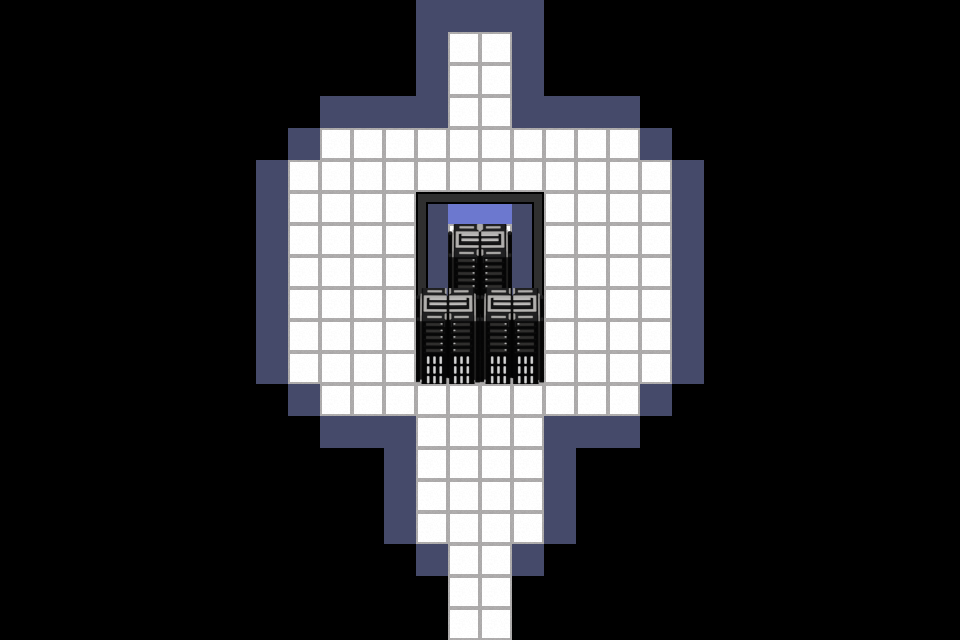

A 2D game scene composited from a Tiled map and its tileset images. What follows is a short description and the map's XML, with every tile layer's data as written:
An orthogonal 30x20 tile map with 32x32 px tiles, 3 tile layers (Wall, Floors, Inner Wall), 2 tilesets and 11 objects (Treasure 1, Treasure 2, Treasure 3, Guard 1, Guard 2, ...).

<map version="1.10" tiledversion="1.10.0" orientation="orthogonal" renderorder="right-down" width="30" height="20" tilewidth="32" tileheight="32" infinite="0" nextlayerid="25" nextobjectid="66">
 <editorsettings>
  <export target="example.tilemap.json" format="json" />
 </editorsettings>
 <tileset firstgid="1" source="example_tileset.tsx" />
 <tileset firstgid="561" source="assest.tsx" />
 <layer id="15" name="Wall" width="30" height="20">
  <data encoding="csv">
0,0,0,0,0,0,0,0,0,0,0,0,0,618,618,618,618,0,0,0,0,0,0,0,0,0,0,0,0,0,
0,0,0,0,0,0,0,0,0,0,0,0,0,618,0,0,618,0,0,0,0,0,0,0,0,0,0,0,0,0,
0,0,0,0,0,0,0,0,0,0,0,0,0,618,0,0,618,0,0,0,0,0,0,0,0,0,0,0,0,0,
0,0,0,0,0,0,0,0,0,0,618,618,618,618,0,0,618,618,618,618,0,0,0,0,0,0,0,0,0,0,
0,0,0,0,0,0,0,0,0,618,0,0,0,0,0,0,0,0,0,0,618,0,0,0,0,0,0,0,0,0,
0,0,0,0,0,0,0,0,618,0,0,0,0,0,0,0,0,0,0,0,0,618,0,0,0,0,0,0,0,0,
0,0,0,0,0,0,0,0,618,0,0,0,0,0,0,0,0,0,0,0,0,618,0,0,0,0,0,0,0,0,
0,0,0,0,0,0,0,0,618,0,0,0,0,0,0,0,0,0,0,0,0,618,0,0,0,0,0,0,0,0,
0,0,0,0,0,0,0,0,618,0,0,0,0,0,0,0,0,0,0,0,0,618,0,0,0,0,0,0,0,0,
0,0,0,0,0,0,0,0,618,0,0,0,0,0,0,0,0,0,0,0,0,618,0,0,0,0,0,0,0,0,
0,0,0,0,0,0,0,0,618,0,0,0,0,0,0,0,0,0,0,0,0,618,0,0,0,0,0,0,0,0,
0,0,0,0,0,0,0,0,618,0,0,0,0,0,0,0,0,0,0,0,0,618,0,0,0,0,0,0,0,0,
0,0,0,0,0,0,0,0,0,618,0,0,0,0,0,0,0,0,0,0,618,0,0,0,0,0,0,0,0,0,
0,0,0,0,0,0,0,0,0,0,618,618,618,0,0,0,0,618,618,618,0,0,0,0,0,0,0,0,0,0,
0,0,0,0,0,0,0,0,0,0,0,0,618,0,0,0,0,618,0,0,0,0,0,0,0,0,0,0,0,0,
0,0,0,0,0,0,0,0,0,0,0,0,618,0,0,0,0,618,0,0,0,0,0,0,0,0,0,0,0,0,
0,0,0,0,0,0,0,0,0,0,0,0,618,0,0,0,0,618,0,0,0,0,0,0,0,0,0,0,0,0,
0,0,0,0,0,0,0,0,0,0,0,0,0,618,618,618,618,0,0,0,0,0,0,0,0,0,0,0,0,0,
0,0,0,0,0,0,0,0,0,0,0,0,0,0,0,0,0,0,0,0,0,0,0,0,0,0,0,0,0,0,
0,0,0,0,0,0,0,0,0,0,0,0,0,0,0,0,0,0,0,0,0,0,0,0,0,0,0,0,0,0
</data>
 </layer>
 <layer id="16" name="Floors" width="30" height="20">
  <data encoding="csv">
0,0,0,0,0,0,0,0,0,0,0,0,0,0,0,0,0,0,0,0,0,0,0,0,0,0,0,0,0,0,
0,0,0,0,0,0,0,0,0,0,0,0,0,0,627,627,0,0,0,0,0,0,0,0,0,0,0,0,0,0,
0,0,0,0,0,0,0,0,0,0,0,0,0,0,627,627,0,0,0,0,0,0,0,0,0,0,0,0,0,0,
0,0,0,0,0,0,0,0,0,0,0,0,0,0,627,627,0,0,0,0,0,0,0,0,0,0,0,0,0,0,
0,0,0,0,0,0,0,0,0,0,627,627,627,627,627,627,627,627,627,627,0,0,0,0,0,0,0,0,0,0,
0,0,0,0,0,0,0,0,0,627,627,627,627,627,627,627,627,627,627,627,627,0,0,0,0,0,0,0,0,0,
0,0,0,0,0,0,0,0,0,627,627,627,627,627,627,627,627,627,627,627,627,0,0,0,0,0,0,0,0,0,
0,0,0,0,0,0,0,0,0,627,627,627,627,627,627,627,627,627,627,627,627,0,0,0,0,0,0,0,0,0,
0,0,0,0,0,0,0,0,0,627,627,627,627,627,627,627,627,627,627,627,627,0,0,0,0,0,0,0,0,0,
0,0,0,0,0,0,0,0,0,627,627,627,627,627,627,627,627,627,627,627,627,0,0,0,0,0,0,0,0,0,
0,0,0,0,0,0,0,0,0,627,627,627,627,627,627,627,627,627,627,627,627,0,0,0,0,0,0,0,0,0,
0,0,0,0,0,0,0,0,0,627,627,627,627,627,627,627,627,627,627,627,627,0,0,0,0,0,0,0,0,0,
0,0,0,0,0,0,0,0,0,0,627,627,627,627,627,627,627,627,627,627,0,0,0,0,0,0,0,0,0,0,
0,0,0,0,0,0,0,0,0,0,0,0,0,627,627,627,627,0,0,0,0,0,0,0,0,0,0,0,0,0,
0,0,0,0,0,0,0,0,0,0,0,0,0,627,627,627,627,0,0,0,0,0,0,0,0,0,0,0,0,0,
0,0,0,0,0,0,0,0,0,0,0,0,0,627,627,627,627,0,0,0,0,0,0,0,0,0,0,0,0,0,
0,0,0,0,0,0,0,0,0,0,0,0,0,627,627,627,627,0,0,0,0,0,0,0,0,0,0,0,0,0,
0,0,0,0,0,0,0,0,0,0,0,0,0,0,627,627,0,0,0,0,0,0,0,0,0,0,0,0,0,0,
0,0,0,0,0,0,0,0,0,0,0,0,0,0,627,627,0,0,0,0,0,0,0,0,0,0,0,0,0,0,
0,0,0,0,0,0,0,0,0,0,0,0,0,0,627,627,0,0,0,0,0,0,0,0,0,0,0,0,0,0
</data>
 </layer>
 <objectgroup id="17" name="Treasure">
  <object id="63" name="Treasure 1" x="459.078" y="48.0323">
   <point />
  </object>
  <object id="64" name="Treasure 2" x="303.897" y="169.037">
   <point />
  </object>
  <object id="65" name="Treasure 3" x="605.023" y="236.467">
   <point />
  </object>
 </objectgroup>
 <objectgroup id="21" name="Guard Vision" />
 <objectgroup id="22" name="Guards">
  <object id="57" name="Guard 1" x="607.794" y="155.181">
   <point />
  </object>
  <object id="58" name="Guard 2" x="354.7" y="395.343">
   <point />
  </object>
 </objectgroup>
 <objectgroup id="23" name="Pathing">
  <object id="59" name="Guard2Path" x="352.853" y="382.411" width="253.093" height="31.4058" />
  <object id="60" name="Guard Path1" x="342.692" y="140.402" width="259.559" height="38.7953" />
 </objectgroup>
 <objectgroup id="20" name="PlayerStartPosition">
  <object id="54" name="PlayerStartPos" x="478.476" y="508.958">
   <point />
  </object>
 </objectgroup>
 <objectgroup id="19" name="Light">
  <object id="55" name="Light1" x="355.624" y="182.892">
   <properties>
    <property name="radius" type="int" value="200" />
   </properties>
   <point />
  </object>
  <object id="56" type="Light2" x="605.946" y="279.881">
   <properties>
    <property name="radius" type="int" value="200" />
   </properties>
   <point />
  </object>
 </objectgroup>
 <layer id="24" name="Inner Wall" width="30" height="20">
  <data encoding="csv">
0,0,0,0,0,0,0,0,0,0,0,0,0,0,0,0,0,0,0,0,0,0,0,0,0,0,0,0,0,0,
0,0,0,0,0,0,0,0,0,0,0,0,0,0,0,0,0,0,0,0,0,0,0,0,0,0,0,0,0,0,
0,0,0,0,0,0,0,0,0,0,0,0,0,0,0,0,0,0,0,0,0,0,0,0,0,0,0,0,0,0,
0,0,0,0,0,0,0,0,0,0,0,0,0,0,0,0,0,0,0,0,0,0,0,0,0,0,0,0,0,0,
0,0,0,0,0,0,0,0,0,0,0,0,0,0,0,0,0,0,0,0,0,0,0,0,0,0,0,0,0,0,
0,0,0,0,0,0,0,0,0,0,0,0,0,0,0,0,0,0,0,0,0,0,0,0,0,0,0,0,0,0,
0,0,0,0,0,0,0,0,0,0,0,0,0,666,643,643,665,0,0,0,0,0,0,0,0,0,0,0,0,0,
0,0,0,0,0,0,0,0,0,0,0,0,0,624,0,0,623,0,0,0,0,0,0,0,0,0,0,0,0,0,
0,0,0,0,0,0,0,0,0,0,0,0,0,624,0,0,623,0,0,0,0,0,0,0,0,0,0,0,0,0,
0,0,0,0,0,0,0,0,0,0,0,0,0,624,660,0,623,0,0,0,0,0,0,0,0,0,0,0,0,0,
0,0,0,0,0,0,0,0,0,0,0,0,0,663,626,626,664,0,0,0,0,0,0,0,0,0,0,0,0,0,
0,0,0,0,0,0,0,0,0,0,0,0,0,660,0,660,0,0,0,0,0,0,0,0,0,0,0,0,0,0,
0,0,0,0,0,0,0,0,0,0,0,0,0,0,0,0,0,0,0,0,0,0,0,0,0,0,0,0,0,0,
0,0,0,0,0,0,0,0,0,0,0,0,0,0,0,0,0,0,0,0,0,0,0,0,0,0,0,0,0,0,
0,0,0,0,0,0,0,0,0,0,0,0,0,0,0,0,0,0,0,0,0,0,0,0,0,0,0,0,0,0,
0,0,0,0,0,0,0,0,0,0,0,0,0,0,0,0,0,0,0,0,0,0,0,0,0,0,0,0,0,0,
0,0,0,0,0,0,0,0,0,0,0,0,0,0,0,0,0,0,0,0,0,0,0,0,0,0,0,0,0,0,
0,0,0,0,0,0,0,0,0,0,0,0,0,0,0,0,0,0,0,0,0,0,0,0,0,0,0,0,0,0,
0,0,0,0,0,0,0,0,0,0,0,0,0,0,0,0,0,0,0,0,0,0,0,0,0,0,0,0,0,0,
0,0,0,0,0,0,0,0,0,0,0,0,0,0,0,0,0,0,0,0,0,0,0,0,0,0,0,0,0,0
</data>
 </layer>
 <objectgroup id="18" name="Switch">
  <object id="62" name="Level Light Switch" x="492.331" y="47.1086">
   <point />
  </object>
 </objectgroup>
</map>
